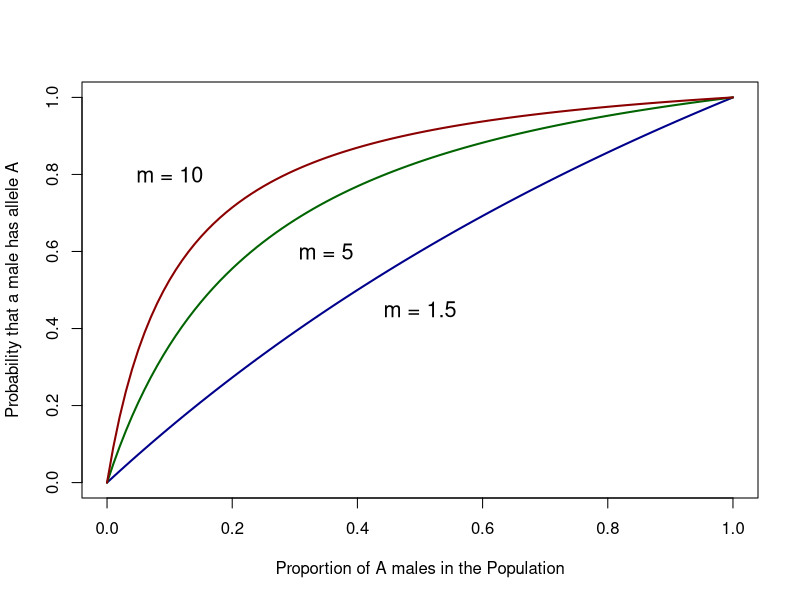

Source code (R):
##Sexual Conflict Kokko Chapter 1
x=seq(0,1,length=101)
m1=1.5
m2=5
m3=10
y1=(m1*x)/((m1*x)+(1-x))
y2=(m2*x)/((m2*x)+(1-x))
y3=(m3*x)/((m3*x)+(1-x))
plot(x, y1, 'l', xlab="Proportion of A males in the Population", ylab="Probability that a male has allele A", col='dark blue', lwd=2)
lines(x, y2, col='dark green', lwd=2)
lines(x, y3, col='dark red', lwd=2)
text(0.5, 0.45, "m = 1.5", cex=1.3)
text(0.35, 0.6, "m = 5", cex=1.3)
text(0.1, 0.8, "m = 10", cex=1.3)

##par(mfrow=c(2,2))## Makes output window have graphs in rows & columns
##ylim = range(y1,y2,y3)## Sets the max/min values of y-axis according to all y-values, not just y1
